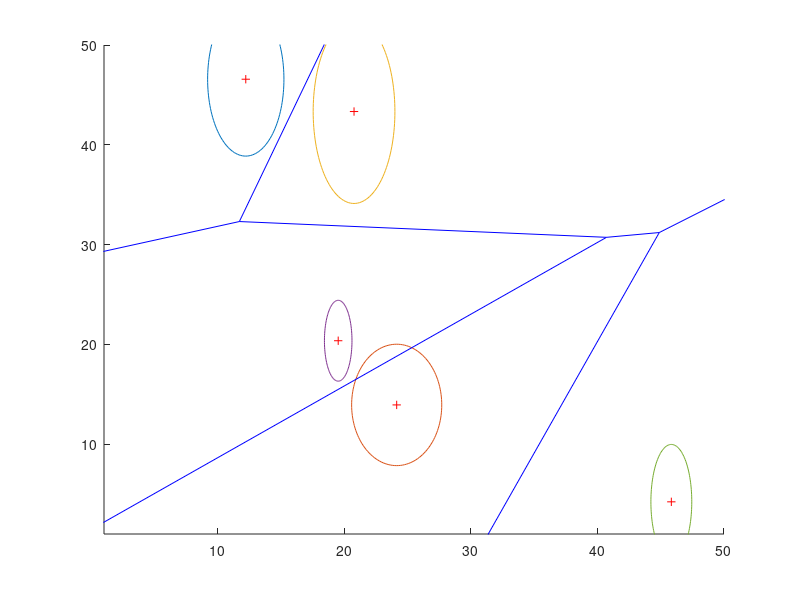

The MATLAB script that drew this image: (Note: this script raises an error after producing the figure.)
clf;clear all;clc;
ne=5;
bounds = [1 50 1 50];
x = rand(ne,1)*(bounds(2)-bounds(1)) + bounds(1);
y = rand(ne,1)*(bounds(4)-bounds(3)) + bounds(3);

axisbound=[1 10 1 10];
a = rand(ne,1)*(axisbound(2)-axisbound(1)) + axisbound(1);
b = rand(ne,1)*(axisbound(4)-axisbound(3)) + axisbound(3);

%draw random ellipse
for i=1:length(x)
    hold on
drawEllipse([x(i) y(i) a(i) b(i) 180]);
end

%% voronoi conversion
[vx,vy] = voronoi(x,y);
plot(x,y,'r+',vx,vy,'b-')
axis(bounds)
hold on
%% power diagram
 wts=pi*x.*a.*b;
 points=[x y];
 [PD, PDinf] = powerDiagramWrapper(points,  normpdf(wts));  
 